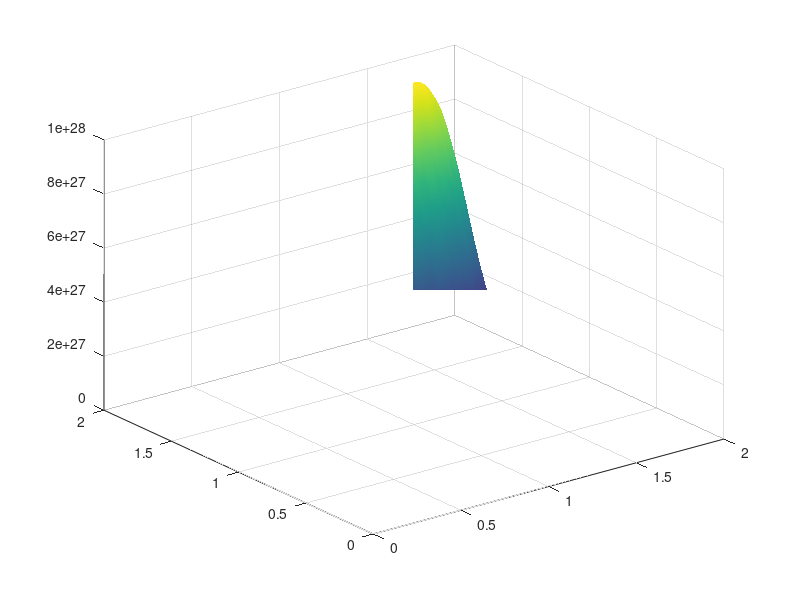

This chart was generated by the following MATLAB code:
%step 3
%2D Laplace equations
% Note: (mu*dt)/dx^2 has to be <1


clear all;
close all;
clc;

%constant
mu=0.3;

%Mesh
xl=2;yl=2;
x1=0.5;x2=1;
x2=1;
dx=0.025;dy=0.025;
Nx=round(xl/dx);Ny=round(yl/dy);
x=0:dx:xl;
y=0:dy:yl;

%Initial condition
dt=0.01;
tf=1;
nt=round(tf/dt);
size_x=size(x);size_y=size(y);
Nx=size_x(2);Ny=size_y(2);
p=zeros(Nx,Ny);
%Boundary condiitons

% p(1,1:Ny)=0;
% p(Nx,1:Ny)=Ny:-1:1;
% p(1:Nx,1)=p(1:Nx,2);
% p(1:Nx,Ny)=p(1:Nx,Ny-1);

  p(Nx,:)=y;
  p(2:Nx-1,1)=p(2:Nx-1,2);
  p(2:Nx-1,Ny)=p(2:Nx-1,Ny-1);
  pfinal=p;


%loop

for t=1:nt
    p=pfinal;
    for i=2:Nx-1
        for j=2:Ny-1
            pfinal(i,j)=(1/(dx.^2+dy.^2))*((dy.^2)*(p(i+1,j)+p(i-1,j))+(dx.^2)*(p(i,j+1)+p(i,j-1)));       
%             p(i,j) = ((pd(i+1,j)+pd(i-1,j))*dy^2+ (pd(i,j-1)+pd(i,j+1))*dx^2 )/(dx^2+dy^2)/2;
        end
    end
      figure(1);
      title('2D Laplace equation');
      pause(0.001);
      surf(x,y,pfinal);
       shading interp;
end
 
